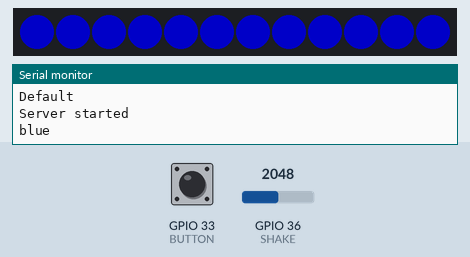
Recording of a sketch running on a simulated ESP32. Shown: 12 RGB LEDs in strip order, left to right, the last lines printed to the serial monitor. The inputs (shaded band) are chosen by the test bench; at power-on: GPIO 33 (BUTTON) HIGH, GPIO 36 (SHAKE) = 2048. Dim RGB values are drawn brighter than linear; random numbers use the default seed unless the sketch sets one; EEPROM starts erased; nothing arrives over Bluetooth unless stated; a phone connects over Bluetooth LE 3 s after start. At 3.8 s the program puts the board to deep sleep or switches it off; the recording ends there.

Above: at 1.2 s.
1.3 s: GPIO 33 (BUTTON) pulled LOW for 0.15 s
At 1.5 s:
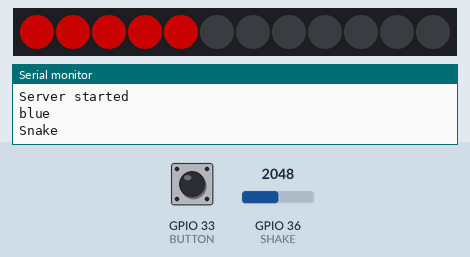
2.0 s: GPIO 33 (BUTTON) pulled LOW for 1 s
At 3.35 s:
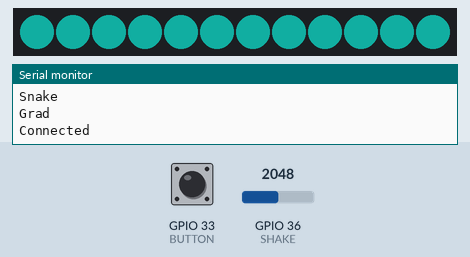
3.6 s: GPIO 33 (BUTTON) pulled LOW for 0.15 s
At 3.62 s:
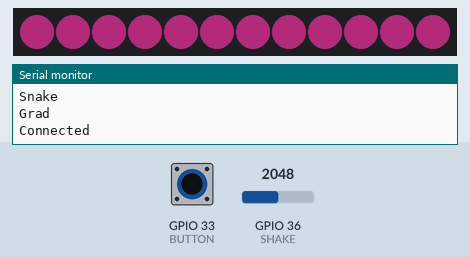
Timing chart, 0 to 3.8 s (numbered marks = the images above; inputs shaded):
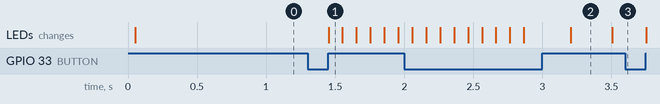

Measured:
- after the input at 1.3 s, the LEDs: change after 0.15 s (image 1)

The sketch:

ESPFirmware.ino
```cpp
/*
Written by Thomas Lang
Uses an ESP32-WROOM-DA Module

EEPROM SETUP

Bytes:
0
Canary, test whether somethingw as written before

1 - 20
Name

21
\0, or something else. extra byte

*/

#include <BLEDevice.h>
#include <BLEUtils.h>
#include <BLEServer.h>
#include <BLE2902.h>
#include <Adafruit_NeoPixel.h>
#include <EEPROM.h>


#define LED 5
#define SHAKE 36
#define BUTTON 33

// ms for button debounce
#define debounceDelay 50

#define NUMLED 12

#define EEPROMSIZE 20

#define CANARY 23 // yuqi's favorite number

#define SHAKETHRESH 100

#define CYCLETIME 100
#define SNAKELENGTH 5

// UUID for the service to be findable
#define SERVICE_UUID "b41a63b1-23e5-490a-9366-5867c165fc2a" // randomly generated https://www.uuidgenerator.net/

// diff uuid for characteristic
#define RED_UUID "f0c34848-394f-44fd-8a5a-0e6f39d711fe"
#define BLUE_UUID "52f09b90-df0f-4783-bc36-dca7e3a792f7"
#define GREEN_UUID "85a61293-1b8e-4127-b8bf-94e8f8c73d20"
#define CHARACTERISTIC_TX "0b369f53-3b8d-4c24-a4e6-0037dd7f27da"

#define NAME_UUID "e25e0e65-52c1-4d10-9dc4-c0b52521e769"


// define the rgb colors
unsigned char red = 0;
unsigned char green = 0;
unsigned char blue = 255;

// Checks when a device connects
bool connected = false;

// debounce vars
int buttonState = LOW;
int lastButtonState = LOW;
unsigned long lastDebounceTime = millis();

// delta time for snake
unsigned long lastChange = millis();
unsigned short snakeColor = 0;
int snakeCount = 0;

// light properties
Adafruit_NeoPixel lights = Adafruit_NeoPixel(NUMLED, LED, NEO_GRB);

// global to be edited in callback
char name[EEPROMSIZE + 1]; // 20 long names, extra for \0
int count = 0;

// create callbacks for the server: prints when is connected or not
class MyServerCallbacks: public BLEServerCallbacks {
  void onConnect(BLEServer* pServer) {
    connected = true;
    Serial.println("Connected");
  }
  void onDisconnect(BLEServer* pServer) {
    connected = false;
    BLEDevice::startAdvertising();
    Serial.println("Disconnected");
  }
};


// create callbacks for the BLE characteristic. Given a pointer to the color var to be changed
class MyCharCallbacks: public BLECharacteristicCallbacks {
  unsigned char* color = NULL;
  public:
  MyCharCallbacks() {

  }
  MyCharCallbacks(unsigned char* color) {
    this -> color = color;
  }


  void onWrite(BLECharacteristic *pCharacteristic) {
    uint8_t* val = pCharacteristic -> getData();

    Serial.print("Recieved: ");
    Serial.write(*val);

    if (color != NULL) {
      *color = *val;
    }

    Serial.println();

  }
};

class NameCallback: public BLECharacteristicCallbacks {
  void onWrite(BLECharacteristic *pCharacteristic) {
    uint8_t* val = pCharacteristic -> getData();

    Serial.print("Name Recieved: ");
    EEPROM.write(0, CANARY);
    // Serial.println(EEPROM.read(0));
    EEPROM.write(22, '\0');

    Serial.println(*val);

    EEPROM.write(count+ 1, *val);
    EEPROM.commit();
    // Serial.println(EEPROM.read(count + 1));
    name[count ++] = *val;
    if (*val == '\0' || count == 20) {
      count = 0;
    }


  }
};

enum State {
  WAKE,
  BLUETOOTH,
  SNAKE,
  GRADIENT,
  OFF
};

State currentState = WAKE;

State nextState(State currentState) {
  switch(currentState) {
    case WAKE:
    Serial.println("blue");
    return BLUETOOTH;
    case BLUETOOTH:
    Serial.println("Snake");
    return SNAKE;
    case SNAKE:
    Serial.println("Grad");
    red = 82;
    green = 22;
    blue = 222;
    return GRADIENT;
    case GRADIENT:
    Serial.println("off");
    return OFF;
    case OFF:
    return BLUETOOTH;
  }

}


void setup() {
  // put your setup code here, to run once:
  Serial.begin(115200);
  Serial.println("Starting BLE");

  // POTENTIAL: read a name from EPROM

  EEPROM.begin(EEPROMSIZE + 2); // eeprom size char, 1 byte for \0, 1 for canary

  Serial.println(EEPROM.read(0));

  unsigned char canary = EEPROM.read(0);
  if (canary == CANARY) {
    for (int i = 1; i < EEPROMSIZE + 1; ++i) {
      char read = EEPROM.read(i);
      Serial.println(read);
      name[i - 1] = read;
      if (read == '\0') {

        break;
      }
    }
  }
  else {
    strncpy(name, "Default", EEPROMSIZE) + 1;
  }
  name[20] = '\0';

  std::string nameStr(name);

  pinMode(LED, OUTPUT);
  pinMode(BUTTON, INPUT_PULLUP);
  pinMode(SHAKE, INPUT);

  Serial.println(name);

  // Create BLE device
  BLEDevice::init(nameStr);
  // Create BLE server and set its callbacks
  BLEServer* pServer = BLEDevice::createServer();
  pServer -> setCallbacks(new MyServerCallbacks());
  // create a service within server
  BLEService *pService = pServer->createService(SERVICE_UUID);

  // create a test char to send data
  BLECharacteristic *txChar = pService -> createCharacteristic(
    CHARACTERISTIC_TX, BLECharacteristic::PROPERTY_NOTIFY | BLECharacteristic::PROPERTY_READ
  );
  txChar -> addDescriptor(new BLE2902());
  txChar -> setValue("(G)-IDLE");

  // create a characteristic to recieve data
  BLECharacteristic *rChar = pService -> createCharacteristic(
    RED_UUID, BLECharacteristic::PROPERTY_WRITE
  );
  rChar -> setCallbacks(new MyCharCallbacks(&red));

  BLECharacteristic *bChar = pService -> createCharacteristic(
    BLUE_UUID, BLECharacteristic::PROPERTY_WRITE
  );
  bChar -> setCallbacks(new MyCharCallbacks(&blue));

  BLECharacteristic *gChar = pService -> createCharacteristic(
    GREEN_UUID, BLECharacteristic::PROPERTY_WRITE
  );
  gChar -> setCallbacks(new MyCharCallbacks(&green));

  BLECharacteristic *nameChar = pService -> createCharacteristic(
    NAME_UUID, BLECharacteristic::PROPERTY_WRITE
  );
  nameChar -> setCallbacks(new NameCallback());

  BLEAdvertisementData data = BLEAdvertisementData();
  data.setShortName("Lightstick");
  data.setManufacturerData("Batkay");

  BLEAdvertising* ad = pServer -> getAdvertising();
  ad -> setAdvertisementData(data);
  ad -> addServiceUUID(SERVICE_UUID);
  ad->setScanResponse(true);
  ad->setMinPreferred(0x06);  // functions that help with iPhone connections issue
  ad->setMinPreferred(0x12);
  // starts the service
  pService->start();
  BLEDevice::startAdvertising();

  // start advertising the server
  // ad -> start();
  Serial.println("Server started");


  red = 0;
  green = 0;
  blue = 255;

  // start the neopixel ring
  lights.begin();
  lights.setBrightness(100);
}

void loop() {
  // button debounce
  unsigned long time = millis();
  int reading = digitalRead(BUTTON);

  if ((time - lastDebounceTime) > debounceDelay) {
    if (reading != buttonState) {
      buttonState = reading;

      // state changes on button release
      if (buttonState == HIGH) {
        currentState = nextState(currentState);
      }
    }
  }

  if (reading != lastButtonState) {
    lastDebounceTime = time;
  }
  lastButtonState = reading;


  // led states
  int sh;

  switch(currentState) {
    case WAKE:
    // button on rise, this will be the state when button is pressed to wake, but hasn't released yet
    break;
    case BLUETOOTH:
      for (int i = 0; i < NUMLED; ++i) {
        lights.setPixelColor(i, lights.Color(red, green, blue));
      }
      lights.show();
    break;
    case SNAKE:
      // more delta timings
      if (time - lastChange > CYCLETIME) {
        lastChange = time;
        // changes colors in snake range to color
        // rest of the pixels are set to off

        for (int i = 0; i < SNAKELENGTH; ++i) {
          lights.setPixelColor((snakeCount + i) % NUMLED, lights.ColorHSV(snakeColor, 255, 255 ));
        }

        for (int j = (snakeCount + SNAKELENGTH) % NUMLED; j != snakeCount; j = (j + 1) % NUMLED) {
          lights.setPixelColor(j, 0);
        }

        lights.show();

        snakeCount = (snakeCount + 1) % NUMLED;
        snakeColor += 50;

      }
    break;

    case GRADIENT:
      sh = analogRead(SHAKE);

      if (sh > SHAKETHRESH) {
        // Serial.println("Shake");

        green = random(0, 255);
        red = random(0, 255);
        blue = random(0, 255);

      }
      // Serial.println(sh);

      for (int i = 0; i < NUMLED; ++i) {
        lights.setPixelColor(i, lights.Color(red, green, blue));
      }
      lights.show();

      break;

    case OFF:
      for (int i = 0; i < NUMLED; ++i) {
        lights.setPixelColor(i, lights.Color(0, 0, 0));
      }
      lights.show();
      esp_sleep_enable_ext0_wakeup(GPIO_NUM_33, 0); // 0 for low when pressed, 1 for high
      esp_deep_sleep_start();
      // will probably stop after this
    break;
  }

  if (connected) {
    // Serial.println("Connected");
  }

}
```
